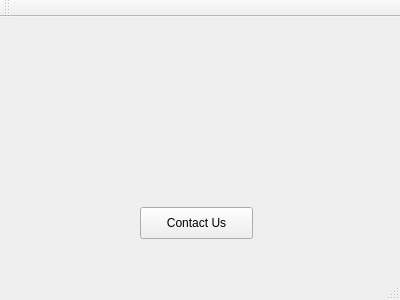
<?xml version="1.0" encoding="UTF-8"?>
<ui version="4.0">
 <class>MainWindow</class>
 <widget class="QMainWindow" name="MainWindow">
  <property name="geometry">
   <rect>
    <x>0</x>
    <y>0</y>
    <width>400</width>
    <height>300</height>
   </rect>
  </property>
  <property name="windowTitle">
   <string>MainWindow</string>
  </property>
  <widget class="QWidget" name="centralWidget">
   <widget class="QPushButton" name="contactUs">
    <property name="geometry">
     <rect>
      <x>140</x>
      <y>190</y>
      <width>113</width>
      <height>32</height>
     </rect>
    </property>
    <property name="text">
     <string>Contact Us</string>
    </property>
   </widget>
  </widget>
  <widget class="QMenuBar" name="menuBar">
   <property name="geometry">
    <rect>
     <x>0</x>
     <y>0</y>
     <width>400</width>
     <height>22</height>
    </rect>
   </property>
  </widget>
  <widget class="QToolBar" name="mainToolBar">
   <attribute name="toolBarArea">
    <enum>TopToolBarArea</enum>
   </attribute>
   <attribute name="toolBarBreak">
    <bool>false</bool>
   </attribute>
  </widget>
  <widget class="QStatusBar" name="statusBar"/>
 </widget>
 <layoutdefault spacing="6" margin="11"/>
 <resources/>
 <connections/>
</ui>
